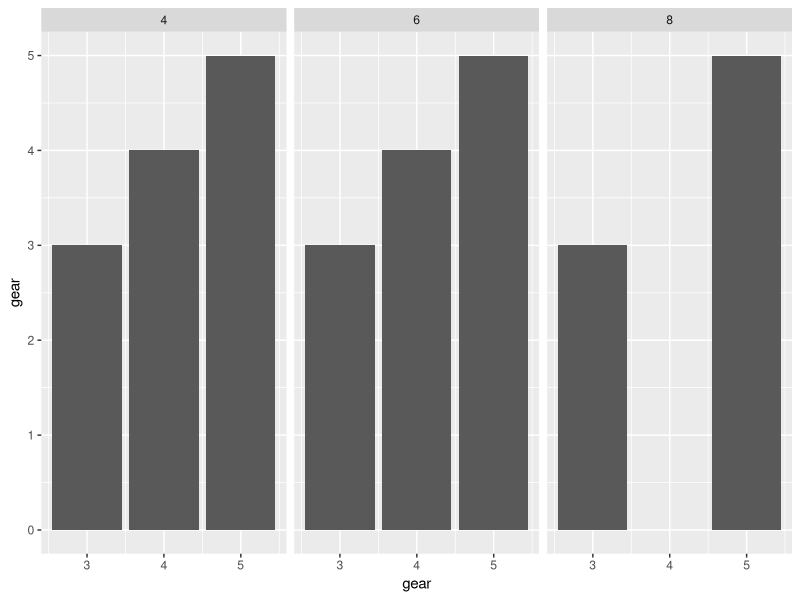

The R source for this figure: (Note: this script raises an error after producing the figure.)
library("ggplot2")
d <- ggplot(mtcars, aes(x=gear)) + 
  geom_bar(aes(y=gear), stat="identity", position="dodge") +
  facet_wrap(~cyl)

geditGrob <- function(..., grep = TRUE, global = TRUE) {	
  editGrob(..., grep = grep, global = global)	
}

grob <- ggplotGrob(d)
strip_bg <- grid.ls(getGrob(grob, "strip.background.rect",
                            grep=TRUE, global=TRUE))$name
panel_bg <- grid.ls(getGrob(grob, "panel.background.rect",
                            grep=TRUE, global=TRUE))$name
strip_text <- grid.ls(getGrob(grob, "strip.text.x",
                              grep=TRUE, global=TRUE))$name
grob <- geditGrob(grob, strip_bg[2], gp=gpar(fill="gray60"),grep=T,global = T)
grob <- geditGrob(grob, panel_bg[2], gp=gpar(fill="darkolivegreen2"),grep=T,global = T)
grob <- geditGrob(grob=grob, strip_text[2], gp=gpar(col="white"),grep=T,global = T)
grid.draw(grob)


############ Intento 2 ----

grob <- ggplotGrob(d)

elem <- grob$grobs$panel2
panel_bg <- grid.ls(getGrob(elem, "panel.background.rect", grep=TRUE))$name
grob$grobs$panel2 <- editGrob(elem, panel_bg, gp=gpar(fill="darkolivegreen"), grep=TRUE)

elem <- grob$grobs$strip_t.1
strip_bg <- grid.ls(getGrob(elem, "strip.background.rect", grep=TRUE))$name
grob$grobs$strip_t.1 <- editGrob(elem, strip_bg, gp=gpar(fill="gray60"), grep=TRUE)

elem <- grob$grobs$strip_t.1
strip_text <- grid.ls(getGrob(elem, "strip.text.x.text", grep=TRUE))$name
grob$grobs$strip_t.1 <- editGrob(elem, strip_text, gp=gpar(col="white"), grep=TRUE)

grid.draw(grob)
